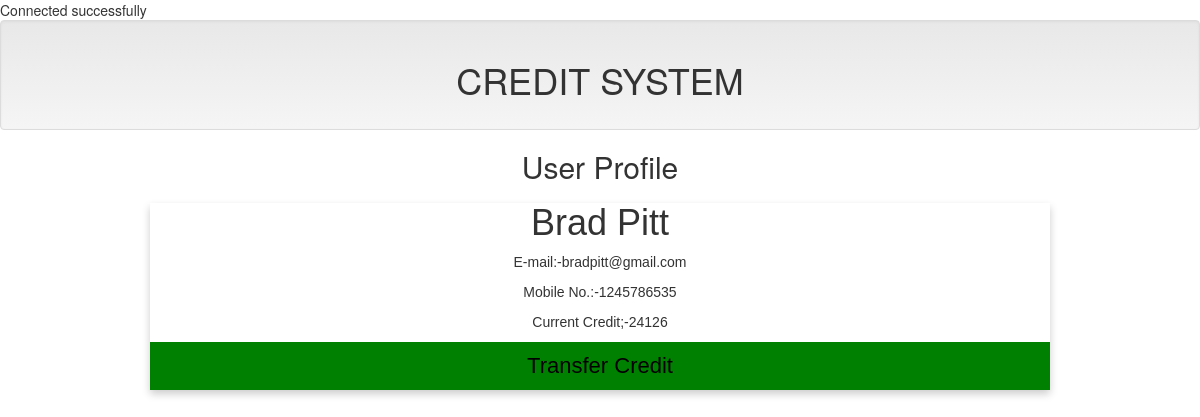
Screenshot of /card5.php with the database file from the repository.
### tables this page shows
CREATE TABLE `name` (
  `ID` int(10) NOT NULL,
  `Name` varchar(15) NOT NULL,
  `E-mail` text NOT NULL,
  `Mobile No.` int(12) NOT NULL,
  `Credit` int(100) NOT NULL
);

### dbcon.php (called while the page is built, shortened)
<?php
$servername = "localhost";
$Name = "root";
$password = "";
$con = new mysqli($servername, $Name, $password, 'alluser');
  $query5 = " SELECT * FROM `name` WHERE `Name` = 'Brad Pitt' ";
  $run5 = mysqli_query($con, $query5);
  $BradPitt = mysqli_fetch_assoc($run5);
  ?>

### card5.php (the view, shortened to what this page needs)
<?php
      include 'dbcon.php';
      include 'includes/header.php';
      ?>
<head>
<link rel="stylesheet" href="https://cdnjs.cloudflare.com/ajax/libs/font-awesome/4.7.0/css/font-awesome.min.css">
</head>
<body>
<h2 style="text-align:center">User Profile</h2>
<div class="card">
  <h1><?php echo $BradPitt['Name']; ?></h1>
        <p class="E-mail" title="E-mail">E-mail:-<?php echo $BradPitt['E-mail']; ?></p>
        <p class="Monile No.">Mobile No.:-<?php echo $BradPitt['Mobile No.']; ?></p>
        <p class="Current Credit">Current Credit;-<?php echo $BradPitt['Credit']; ?></p>
  <p><button type="button"> <a href="users/BradPitt.php">Transfer Credit</a></button></p>
</div>
</body>
</html>

### card5.php (style rules this page uses)
.card { box-shadow: 0 4px 8px 0 rgba(0, 0, 0, 0.2); max-width: 900px; margin: auto; text-align: center; font-family: arial; }
button { border: none; outline: 0; display: inline-block; padding: 8px; color: white; background-color: green; text-align: center; cursor: pointer; width: 100%; font-size: 18px; }
a { text-decoration: none; font-size: 22px; color: black; }

### rows the page displays
name: Name "Brad Pitt", value "bradpitt@gmail.com", value "1245786535", Credit "24126"
